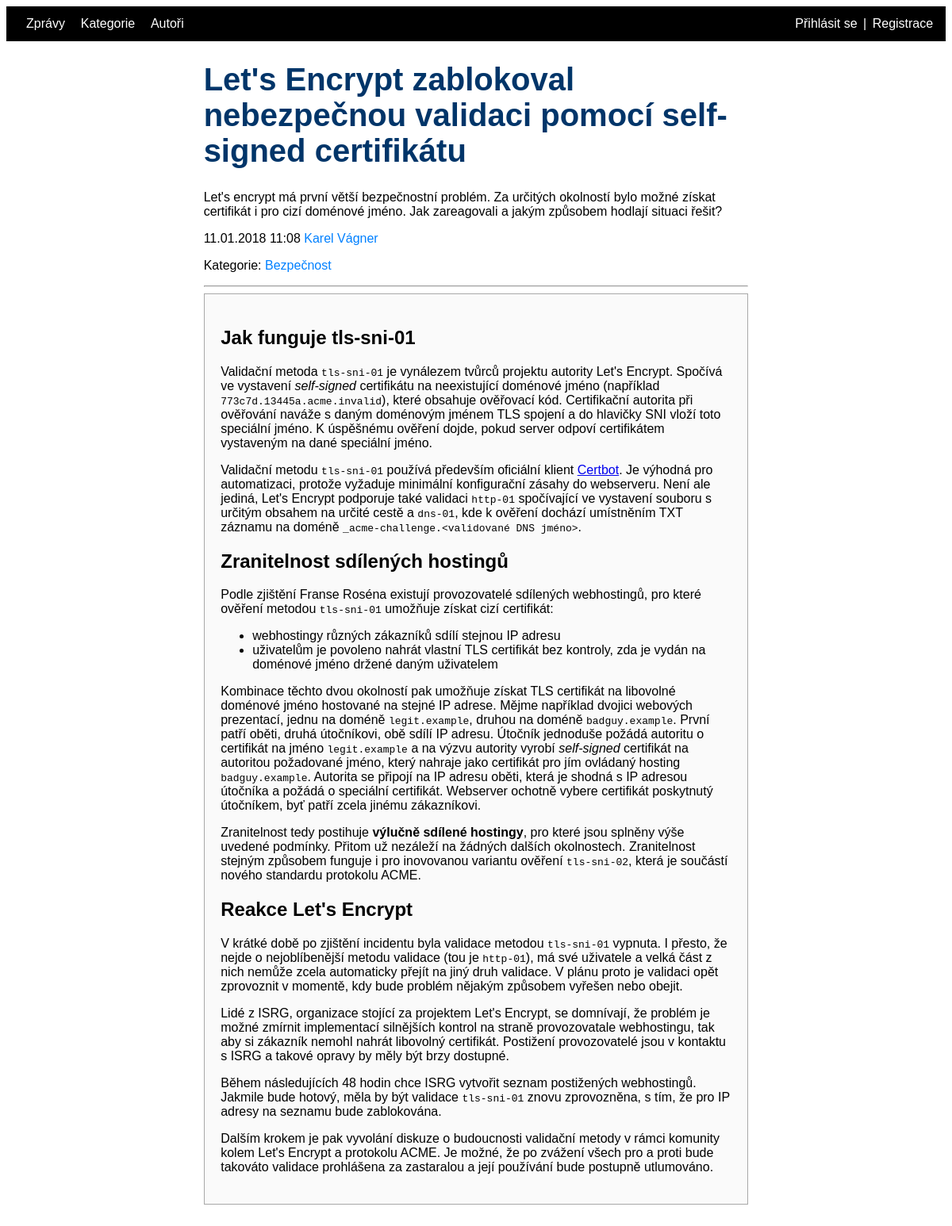
Screenshot of /articledetail.php?id=1 with the database file from the repository.
### tables this page shows
CREATE TABLE `article` (
  `id` int(10) UNSIGNED NOT NULL,
  `author_id` int(11) NOT NULL,
  `title` varchar(150) NOT NULL,
  `perex` text NOT NULL,
  `text` text NOT NULL,
  `visible` tinyint(1) NOT NULL,
  `created_at` timestamp NOT NULL DEFAULT current_timestamp()
);

CREATE TABLE `author` (
  `id` int(11) NOT NULL,
  `email` varchar(255) NOT NULL,
  `password` varchar(255) NOT NULL,
  `name` varchar(20) NOT NULL,
  `surname` varchar(50) NOT NULL
);

CREATE TABLE `article_category` (
  `article_id` int(10) UNSIGNED NOT NULL,
  `category_id` int(11) NOT NULL
);

CREATE TABLE `category` (
  `id` int(11) NOT NULL,
  `name` varchar(50) NOT NULL
);

### articledetail.php (the view, shortened to what this page needs)
<html lang="en">
<head>
    <link rel="stylesheet" href="style.css">
</head>
<body >
<?php
require_once 'database.php';
if(isset($_GET['id'])){
    $sql = 'SELECT  article.title, article.perex, article.created_at, article.text, author.name, author.surname,author.id FROM article
    INNER JOIN author on article.author_id = author.id
    INNER JOIN article_category on article_category.article_id = article.id
    WHERE article.id = :id
    ';
    $stmt = $conn->prepare($sql);
    $stmt->execute(['id' => $_GET['id']]);
    $article = $stmt->fetch();
    $acsql = 'SELECT article_category.article_id, article_category.category_id, category.name FROM article_category
    INNER JOIN category on category.id = article_category.category_id
    ';
    $acstmt = $conn->query($acsql);
    $ac = $acstmt->fetchall();
}
?>
<header class="header">
        <div class="header1">
        <a class="odkazy" href="index.php">Zprávy</a>
        <a class="odkazy" href="category.php">Kategorie</a>
        <a class="odkazy" href="author.php">Autoři</a>
        </div>
        <div class="header2">
        <?php if(isset($_SESSION['author'])): ?>
        <a class="logout" href="logout.php"> Odhlásit</a>
        <?php else: ?>
        <a class="login" href="login.php">Přihlásit se</a>
        |
        <a class="login" href="authoradd.php">Registrace</a>
        <?php endif; ?>
        </div>
</header>
<div class="main">
<h1 class="articleTitle"><?= $article['title'] ?></h1>
<p><?= $article['perex'] ?></p>
<p><?= date_format(date_create($article['created_at']),'d.m.Y H:i') ?> <a class="articleHREF" href="authorfilter.php?id=<?= $article['id'] ?>"><?= $article['name'] ?> <?= $article['surname'] ?></a></p>
<p>Kategorie:
<?php foreach ($ac as $a): ?>
    <?php if ($_GET['id']==$a['article_id']): ?>
        <a class="articleHREF" href="categoryfilter.php?id=<?= $a['category_id'] ?>"><?= $a['name'] ?></a>
    <?php endif; ?>
<?php endforeach; ?>
</p>
<hr>
<div class="article"><?= $article['text'] ?></div>
</div>
</body>
</html>

### style.css (style rules this page uses)
@media only screen and (min-width: 1111px) { body { font-family: "Arial"; } }
@media only screen and (min-width: 1111px) { header { border: solid 1px black; background-color: black; padding: 1%; } }
@media only screen and (min-width: 1111px) { .odkazy { margin-left: 1%; color: white; text-decoration: none; border: solid black; } }
@media only screen and (min-width: 1111px) { .main { margin: 1%; padding-right: 20%; padding-left: 20%; } }
@media only screen and (min-width: 1111px) { .article { margin-bottom: 5%; border:solid 1px rgb(168, 168, 168); background-color: rgb(250, 250, 250); padding: 3%; } }
@media only screen and (min-width: 1111px) { .articleTitle { color: rgb(0, 53, 105); font-size: 40px; } }
@media only screen and (min-width: 1111px) { .articleHREF { text-decoration: none; color: rgb(0, 128, 255); } }
@media only screen and (min-width: 1111px) { .header { color:white; display: grid; grid-template-columns: 80% 20%; } }
@media only screen and (min-width: 1111px) { .header1 { color:white; grid-column: 1; } }
@media only screen and (min-width: 1111px) { .header2 { color:white; text-align: right; grid-column: 2; } }
@media only screen and (min-width: 1111px) { .login { color: white; text-decoration: none; border: solid black; } }

### rows the page displays
article: title "Let's Encrypt zablokoval nebezpečnou validaci pomocí self-signed certifikátu", perex "Let's encrypt má první větší bezpečnostní problém. Za určitých okolností bylo možné získat certifikát i pro cizí doménové jméno. Jak zareagovali a jakým způsobem hodlají situaci řešit?", created_at "11.01.2018 11:08", author.name "Karel", author.surname "Vágner", text "Jak funguje tls-sni-01 Validační metoda tls-sni-01 je vynálezem tvůrců projektu autority Let's Encrypt. Spočívá ve vystavení self-signed certifikátu na neexistující doménové jméno (například 773c7d.13445a.acme.invalid ), které obsahuje ověřovací kód. Certifikační autorita při ověřování naváže s daným doménovým jménem TLS spojení a do hlavičky SNI vloží toto speciální jméno. K úspěšnému ověření dojde, pokud server odpoví certifikátem vystaveným na dané speciální jméno. Validační metodu tls-sni-01 používá především oficiální klient Certbot . Je výhodná pro automatizaci, protože vyžaduje minimální konfigurační zásahy do webserveru. Není ale jediná, Let's Encrypt podporuje také validaci http-01…"
article_category: category.name "Bezpečnost"
